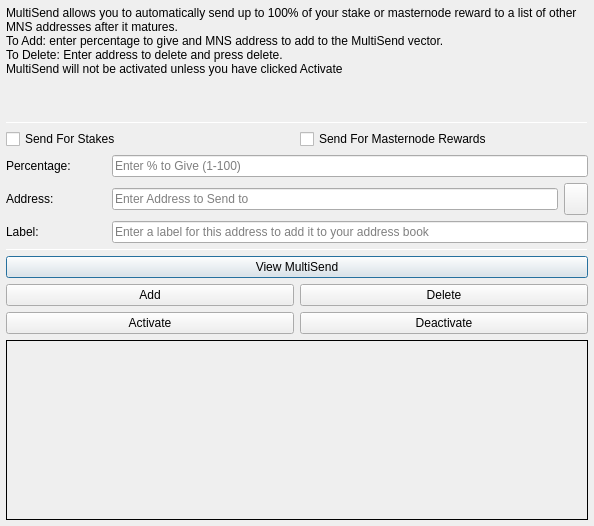
<?xml version="1.0" encoding="UTF-8"?>
<ui version="4.0">
 <class>MultiSendDialog</class>
 <widget class="QDialog" name="MultiSendDialog">
  <property name="windowModality">
   <enum>Qt::NonModal</enum>
  </property>
  <property name="geometry">
   <rect>
    <x>0</x>
    <y>0</y>
    <width>594</width>
    <height>526</height>
   </rect>
  </property>
  <property name="windowTitle">
   <string>MultiSend</string>
  </property>
  <layout class="QVBoxLayout" name="verticalLayout" stretch="0">
   <property name="leftMargin">
    <number>6</number>
   </property>
   <property name="topMargin">
    <number>6</number>
   </property>
   <property name="rightMargin">
    <number>6</number>
   </property>
   <property name="bottomMargin">
    <number>6</number>
   </property>
   <item>
    <layout class="QVBoxLayout" name="verticalLayout_Main" stretch="1,1,1,0,1,1,1">
     <item>
      <widget class="QLabel" name="label_2">
       <property name="lineWidth">
        <number>1</number>
       </property>
       <property name="text">
        <string>MultiSend allows you to automatically send up to 100% of your stake or masternode reward to a list of other MNS addresses after it matures.
To Add: enter percentage to give and MNS address to add to the MultiSend vector.
To Delete: Enter address to delete and press delete.
MultiSend will not be activated unless you have clicked Activate</string>
       </property>
       <property name="alignment">
        <set>Qt::AlignLeading|Qt::AlignLeft|Qt::AlignTop</set>
       </property>
       <property name="wordWrap">
        <bool>true</bool>
       </property>
      </widget>
     </item>
     <item>
      <widget class="Line" name="line">
       <property name="minimumSize">
        <size>
         <width>0</width>
         <height>1</height>
        </size>
       </property>
       <property name="maximumSize">
        <size>
         <width>16777215</width>
         <height>1</height>
        </size>
       </property>
       <property name="orientation">
        <enum>Qt::Horizontal</enum>
       </property>
      </widget>
     </item>
     <item>
      <layout class="QVBoxLayout" name="verticalLayout_Settings">
       <item>
        <layout class="QHBoxLayout" name="horizontalLayout">
         <item>
          <widget class="QCheckBox" name="multiSendStakeCheckBox">
           <property name="text">
            <string>Send For Stakes</string>
           </property>
          </widget>
         </item>
         <item>
          <widget class="QCheckBox" name="multiSendMasternodeCheckBox">
           <property name="text">
            <string>Send For Masternode Rewards</string>
           </property>
          </widget>
         </item>
        </layout>
       </item>
       <item>
        <layout class="QHBoxLayout" name="horizontalLayout_6">
         <item>
          <widget class="QLabel" name="label">
           <property name="minimumSize">
            <size>
             <width>100</width>
             <height>0</height>
            </size>
           </property>
           <property name="toolTip">
            <string>Percentage of stake to send</string>
           </property>
           <property name="text">
            <string>Percentage:</string>
           </property>
          </widget>
         </item>
         <item>
          <widget class="QLineEdit" name="multiSendPercentEdit">
           <property name="toolTip">
            <string>Enter whole numbers 1 - 100</string>
           </property>
           <property name="placeholderText">
            <string>Enter % to Give (1-100)</string>
           </property>
          </widget>
         </item>
        </layout>
       </item>
       <item>
        <layout class="QHBoxLayout" name="horizontalLayout_7">
         <item>
          <widget class="QLabel" name="label_5">
           <property name="minimumSize">
            <size>
             <width>100</width>
             <height>0</height>
            </size>
           </property>
           <property name="toolTip">
            <string>Address to send portion of stake to</string>
           </property>
           <property name="text">
            <string>Address:</string>
           </property>
          </widget>
         </item>
         <item>
          <widget class="QLineEdit" name="multiSendAddressEdit">
           <property name="toolTip">
            <string/>
           </property>
           <property name="placeholderText">
            <string>Enter Address to Send to</string>
           </property>
          </widget>
         </item>
         <item>
          <widget class="QToolButton" name="addressBookButton">
           <property name="maximumSize">
            <size>
             <width>16777215</width>
             <height>32</height>
            </size>
           </property>
           <property name="toolTip">
            <string>Choose an address from the address book</string>
           </property>
           <property name="text">
            <string/>
           </property>
           <property name="icon">
            <iconset resource="../mnscoin.qrc">
             <normaloff>:/icons/address-book</normaloff>:/icons/address-book</iconset>
           </property>
           <property name="shortcut">
            <string>Alt+A</string>
           </property>
          </widget>
         </item>
        </layout>
       </item>
      </layout>
     </item>
     <item>
      <layout class="QHBoxLayout" name="horizontalLayout_3">
       <item>
        <widget class="QLabel" name="label_3">
         <property name="minimumSize">
          <size>
           <width>100</width>
           <height>0</height>
          </size>
         </property>
         <property name="text">
          <string>Label:</string>
         </property>
        </widget>
       </item>
       <item>
        <widget class="QLineEdit" name="labelAddressLabelEdit">
         <property name="placeholderText">
          <string>Enter a label for this address to add it to your address book</string>
         </property>
        </widget>
       </item>
      </layout>
     </item>
     <item>
      <widget class="Line" name="line_2">
       <property name="minimumSize">
        <size>
         <width>0</width>
         <height>1</height>
        </size>
       </property>
       <property name="maximumSize">
        <size>
         <width>16777215</width>
         <height>1</height>
        </size>
       </property>
       <property name="orientation">
        <enum>Qt::Horizontal</enum>
       </property>
      </widget>
     </item>
     <item>
      <layout class="QVBoxLayout" name="verticalLayout_Buttons">
       <item>
        <layout class="QHBoxLayout" name="horizontalLayout_4">
         <item>
          <widget class="QPushButton" name="viewButton">
           <property name="toolTip">
            <string/>
           </property>
           <property name="statusTip">
            <string>View MultiSend Vector</string>
           </property>
           <property name="text">
            <string>View MultiSend</string>
           </property>
          </widget>
         </item>
        </layout>
       </item>
       <item>
        <layout class="QHBoxLayout" name="horizontalLayout_2">
         <item>
          <widget class="QPushButton" name="addButton">
           <property name="toolTip">
            <string/>
           </property>
           <property name="statusTip">
            <string>Add to MultiSend Vector</string>
           </property>
           <property name="text">
            <string>Add</string>
           </property>
          </widget>
         </item>
         <item>
          <widget class="QPushButton" name="deleteButton">
           <property name="toolTip">
            <string/>
           </property>
           <property name="statusTip">
            <string>Delete Address From MultiSend Vector</string>
           </property>
           <property name="text">
            <string>Delete</string>
           </property>
          </widget>
         </item>
        </layout>
       </item>
       <item>
        <layout class="QHBoxLayout" name="horizontalLayout_5">
         <item>
          <widget class="QPushButton" name="activateButton">
           <property name="statusTip">
            <string>Activate MultiSend</string>
           </property>
           <property name="text">
            <string>Activate</string>
           </property>
          </widget>
         </item>
         <item>
          <widget class="QPushButton" name="disableButton">
           <property name="statusTip">
            <string>Deactivate MultiSend</string>
           </property>
           <property name="text">
            <string>Deactivate</string>
           </property>
          </widget>
         </item>
        </layout>
       </item>
      </layout>
     </item>
     <item>
      <widget class="QLabel" name="message">
       <property name="minimumSize">
        <size>
         <width>0</width>
         <height>180</height>
        </size>
       </property>
       <property name="frameShape">
        <enum>QFrame::Panel</enum>
       </property>
       <property name="frameShadow">
        <enum>QFrame::Plain</enum>
       </property>
       <property name="lineWidth">
        <number>1</number>
       </property>
       <property name="midLineWidth">
        <number>1</number>
       </property>
       <property name="text">
        <string/>
       </property>
       <property name="alignment">
        <set>Qt::AlignLeading|Qt::AlignLeft|Qt::AlignTop</set>
       </property>
       <property name="wordWrap">
        <bool>true</bool>
       </property>
      </widget>
     </item>
    </layout>
   </item>
  </layout>
 </widget>
 <resources>
  <include location="../mnscoin.qrc"/>
 </resources>
 <connections/>
</ui>
